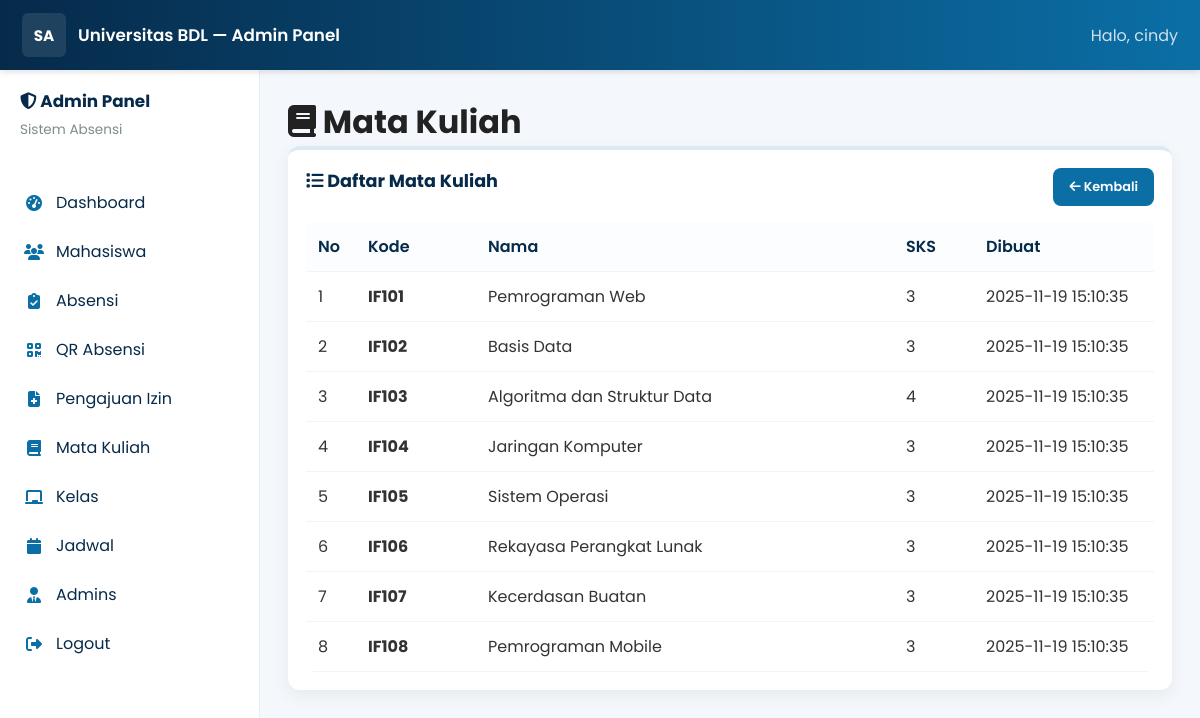
Page /public/admin/courses.php (signed in) on the committed database.
### tables this page shows
CREATE TABLE mata_kuliah (
    id INT AUTO_INCREMENT PRIMARY KEY,
    kode_mk VARCHAR(10) UNIQUE NOT NULL,
    nama_mk VARCHAR(100) NOT NULL,
    sks INT NOT NULL CHECK (sks BETWEEN 1 AND 6),
    created_at TIMESTAMP DEFAULT CURRENT_TIMESTAMP,
    deleted_at TIMESTAMP NULL DEFAULT NULL,
    INDEX idx_kode (kode_mk)
);

### public/admin/courses.php (the view)
<?php
require_once __DIR__ . '/includes/header.php';
$res = $conn->query('SELECT id, kode_mk, nama_mk, sks, created_at FROM mata_kuliah WHERE deleted_at IS NULL ORDER BY kode_mk');
?>
            <h1><i class="fas fa-book"></i> Mata Kuliah</h1>
            <div class="card">
                <div style="display: flex; justify-content: space-between; align-items: center; margin-bottom: 16px;">
                    <h2><i class="fas fa-list"></i> Daftar Mata Kuliah</h2>
                    <a href="index.php" class="btn" style="font-size: 0.8rem;"><i class="fas fa-arrow-left"></i> Kembali</a>
                </div>
                <table>
                <thead><tr><th style="width: 50px;">No</th><th style="width: 120px;">Kode</th><th>Nama</th><th style="width: 80px;">SKS</th><th style="width: 180px;">Dibuat</th></tr></thead>
                <tbody>
                <?php $i=1; if ($res): while($row = $res->fetch_assoc()): ?>
                <tr>
                <td><?php echo $i++; ?></td>
                <td><strong><?php echo htmlspecialchars($row['kode_mk']); ?></strong></td>
                <td><?php echo htmlspecialchars($row['nama_mk']); ?></td>
                <td><?php echo htmlspecialchars($row['sks']); ?></td>
                <td><?php echo htmlspecialchars($row['created_at']); ?></td>
                </tr>
                <?php endwhile; else: ?>
                <tr><td colspan="5" style="text-align: center; color: var(--gray);">Tidak ada data mata kuliah.</td></tr>
                <?php endif; ?>
                </tbody></table>
            </div>
<?php require_once __DIR__ . '/includes/footer.php'; ?>

### public/admin/assets/css/admin.css (style rules this page uses)
:root { --primary: #062a4a; --secondary: #0b6fa6; --accent: #c49a6c; --success: #27ae60; --warning: #f39c12; --danger: #e74c3c; --light: #f4f7fb; --dark: #062a4a; --gray: #7f8c8d; }
* { margin: 0; padding: 0; box-sizing: border-box; font-family: 'Poppins', system-ui, -apple-system, 'Segoe UI', Roboto, 'Helvetica Neue', Arial; }
body { background-color: var(--light); color: #222; -webkit-font-smoothing: antialiased; }
.card { background: white; border-radius: 12px; box-shadow: 0 6px 18px rgba(10, 24, 40, 0.06); padding: 18px; transition: transform 0.18s ease, box-shadow 0.18s ease; border-top: 4px solid rgba(11, 111, 166, 0.14); }
.card h2 { font-size: 1.1rem; color: var(--dark); margin-bottom: 12px; }
table { border-collapse: collapse; width: 100%; background: white; border-radius: 8px; overflow: hidden; }
thead { background: #fbfdff; }
th { padding: 12px; text-align: left; font-weight: 600; color: var(--dark); border-bottom: 1px solid #f1f5f9; }
td { padding: 12px; border-bottom: 1px solid #f1f5f9; color: #333; }
.btn { display: inline-block; padding: 10px 16px; border-radius: 8px; background: var(--secondary); color: white; text-decoration: none; font-weight: 600; transition: all 0.3s ease; border: none; cursor: pointer; font-size: 0.9rem; }

### rows in the picture
mata_kuliah: kode_mk "IF101", nama_mk "Pemrograman Web", sks "3", created_at "2025-11-19 15:10:35"
mata_kuliah: kode_mk "IF102", nama_mk "Basis Data", sks "3", created_at "2025-11-19 15:10:35"
mata_kuliah: kode_mk "IF103", nama_mk "Algoritma dan Struktur Data", sks "4", created_at "2025-11-19 15:10:35"
mata_kuliah: kode_mk "IF104", nama_mk "Jaringan Komputer", sks "3", created_at "2025-11-19 15:10:35"
mata_kuliah: kode_mk "IF105", nama_mk "Sistem Operasi", sks "3", created_at "2025-11-19 15:10:35"
mata_kuliah: kode_mk "IF106", nama_mk "Rekayasa Perangkat Lunak", sks "3", created_at "2025-11-19 15:10:35"
mata_kuliah: kode_mk "IF107", nama_mk "Kecerdasan Buatan", sks "3", created_at "2025-11-19 15:10:35"
mata_kuliah: kode_mk "IF108", nama_mk "Pemrograman Mobile", sks "3", created_at "2025-11-19 15:10:35"

### other values in the picture
admin_name() "cindy"
